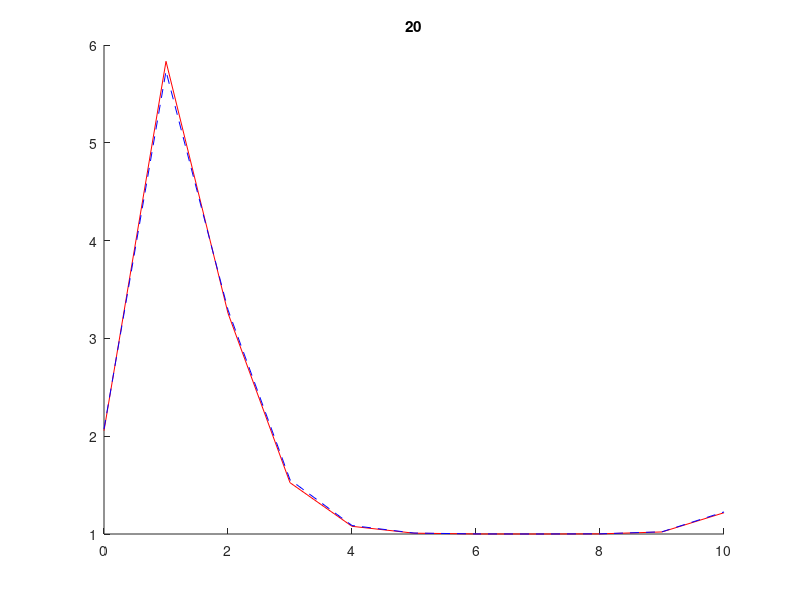

Source code (MATLAB):
% ADVECTION  DIFFUSION
% implement upwind advection scheme for negative velocity
% make sure the scheme and boundary conditions are mass conservative


dx=  1 ; % spatial discretization step
L=10;  % meters
xaxis= 0: dx : L ;
M=   length(xaxis) ;

T = xaxis * 0 ;

T(:) = 1;
T(2)=10;
TP=T;

figure(8); clf; hold on; plot(xaxis,T)

k=0.01; %0.0    %0.1
u=0.01 ;%0.1    %0.0
dt=1;

N= 25 ;   % time steps %20
% Make N time steps
for n=1:N

    % New values for interior points
    for i=2:M-1

% upwind
if u >= 0
  TP(i) = T(i) + dt * u *( - ( T(i) - T(i-1))/dx   ) + dt*k*( T(i+1) - 2*T(i)+ T(i-1))/dx^2 ;
elseif u < 0
%  for negative velocity
  %   TP(i) = home assignment

end
    end
% boundary
T_bc1=0;  % value at left-hand boundary
T_bc2=0;  % value at right-hand boundary
if u>=0  % Positive velocity
    TP(M) = T(M) + dt*u*(-( T_bc2 -T(M-1)))/dx      + k*dt/dx^2 *(  T(M) - 2*T(M)+ T(M-1) ) ;
    TP(1) = T(1) + dt*u*(-( T(1)  -T_bc1 ))/dx      + k*dt/dx^2 *(  T(2) - 2*T(1)+ T(1) ) ;
elseif u<0  % Negative velocity
   %  for negative velocity
  %   TP(i) = home assignment
end

figure(8); clf; hold on;
    plot(xaxis,T,'r-')
    plot(xaxis,TP,'b--')

    title(num2str(sum(TP*dx)))
%    title(num2str(sum(TP.^2 *dx)))
   %pause
   % return

    % Update new values and diagnose conservation at time step n by summing concentrations
T=TP;


end